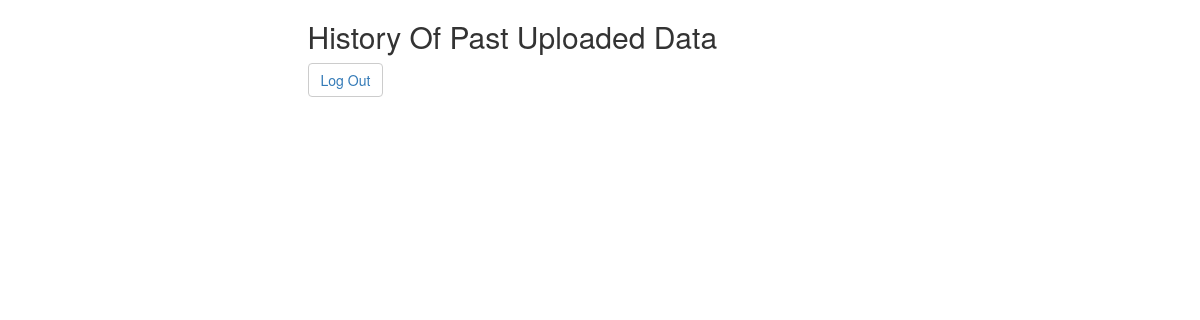
/prevupload/, run on an earlier commit of the app's database.
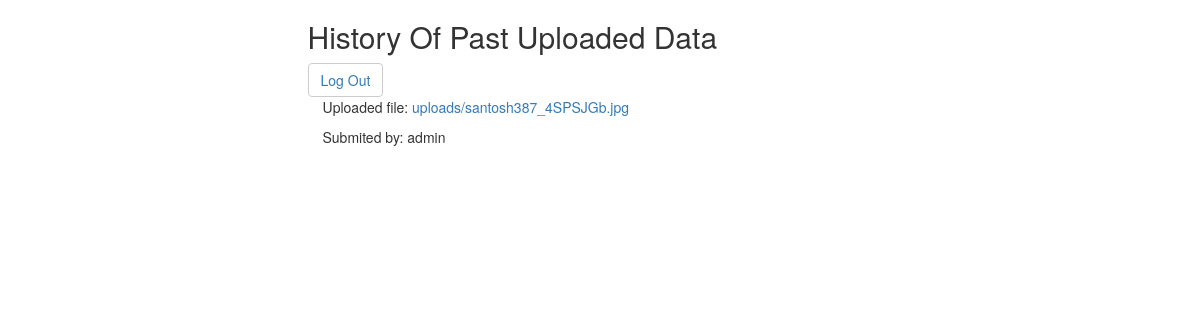
And on a later commit of the database.
### fileupload/models.py (models this page shows, shortened)
class Upload(models.Model):
    name = models.CharField(max_length=150)
    description = models.CharField(max_length=150)
    upload = models.FileField(upload_to='uploads/')

### fileupload/views.py (the view)
# urls.py: path('prevupload/', prevupload, name="prevupload"),
def prevupload(request):
    files = Upload.objects.all()
    context = {
        'files' : files
    }
    return render(request, 'fileupload/prevupload.html', context)

### fileupload/templates/fileupload/prevupload.html
{% extends 'fileupload/base.html' %}
{% block content %}
<div class="row">
<h2>History Of Past Uploaded Data</h2>
<button class="btn btn-default"><a href="/logout/">Log Out</a></button>
</div>
{% for upload in files %}
  <p>Uploaded file: <a href="{{ upload.files }}">{{ upload.upload }}</a></p>
  <p>Submited by: {{ upload.name }}</p>
{% endfor %}
{% endblock %}

### fileupload/templates/fileupload/base.html (shortened to what this page needs)
<!DOCTYPE html>
<html>
<head>
    <link rel="stylesheet" href="https://maxcdn.bootstrapcdn.com/bootstrap/3.3.7/css/bootstrap.min.css">
</head>
<body>
    <div class="container">
        <div class="row">
            <div class="col-sm-6 col-sm-offset-3">
      {% block content %}
      {% endblock content %}
            </div>
        </div>
    </div>
</body>
</html>

What changed in the data, as far as the page shows it:
added Upload: upload "uploads/santosh387_4SPSJGb.jpg", name "admin"
